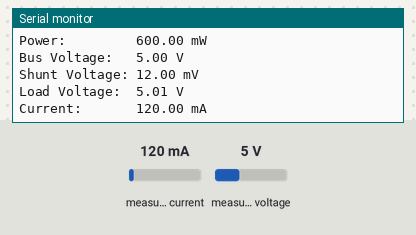
A sketch run on a simulated Arduino Uno, built for the host (arithmetic inside an expression is 32-bit, double 64-bit). On the bench: the last lines printed to the serial monitor. The test bench sets the inputs (shaded band); at power-on: measured current 120 mA, measured voltage 5 V.

Above: at 1.2 s.
1.3 s: measured current set to 40 mA
At 1.3 s:
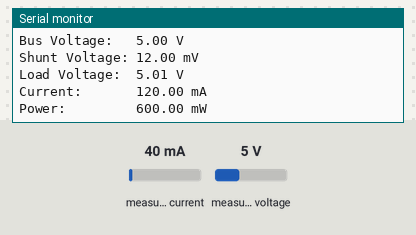
4.4 s: measured voltage set to 0.3 V
At 5.3 s:
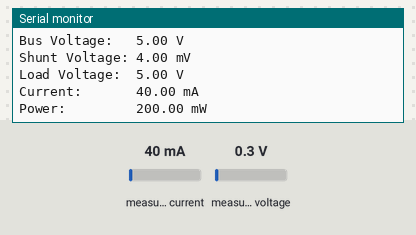
5.9 s: measured current set to 500 mA
At 7.4 s:
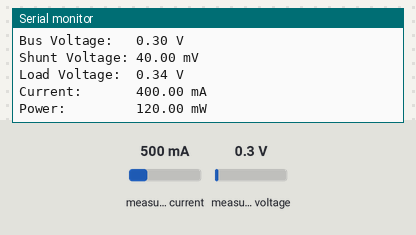
Timing chart, 0 to 8.9 s (numbered marks = the images above; inputs shaded):
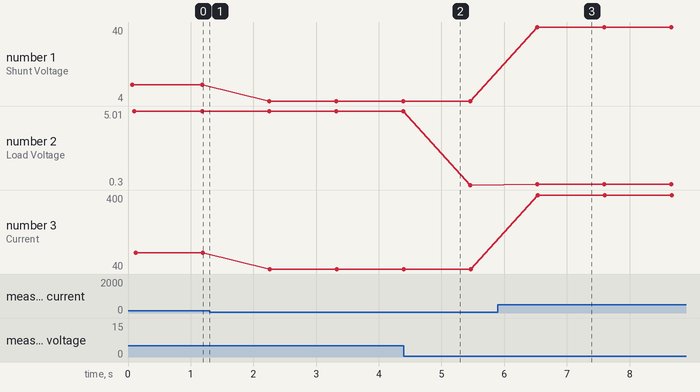

Measured:
- after the input at 5.9 s, the serial monitor: prints a new line after 0.63 s (image 3)
- plotted number 1: 12 → 4 after the input at 1.3 s
- plotted number 2: 5 → 0.3 after the input at 4.4 s, 0.3 → 0.34 after the input at 5.9 s
- plotted number 3: 120 → 40 after the input at 1.3 s, 40 → 400 after the input at 5.9 s

The sketch:

bluetooth.ino
```cpp
#include <SoftwareSerial.h>
#include <Adafruit_INA219.h>

SoftwareSerial EEBlue(10, 11); // RX | TX
Adafruit_INA219 batteryCurrentMonitor;

void setup() {

    Serial.begin(9600);

    EEBlue.begin(9600);
    //Default Baud for comm, it may be different for your Module.
    Serial.println("The bluetooth gates are open.\n Connect to HC-05 from any other bluetooth device with 1234 as pairing key!.");

    // Initialize the INA219 current sensor.
    // By default the initialization will use the largest range (32V, 2A).  However
    // you can call a setCalibration function to change this range (see comments).
    if (!batteryCurrentMonitor.begin()) {
        Serial.println("Failed to find INA219 chip for battery");
    }

    batteryCurrentMonitor.setCalibration_16V_400mA();

}

void loop() {

    float shuntvoltage = 0;
    float busvoltage = 0;
    float current_mA = 0;
    float loadvoltage = 0;
    float power_mW = 0;

    shuntvoltage = batteryCurrentMonitor.getShuntVoltage_mV();
    busvoltage = batteryCurrentMonitor.getBusVoltage_V();
    current_mA = batteryCurrentMonitor.getCurrent_mA();
    power_mW = batteryCurrentMonitor.getPower_mW();
    loadvoltage = busvoltage + (shuntvoltage / 1000);

    Serial.print("Bus Voltage:   "); Serial.print(busvoltage); Serial.println(" V");
    Serial.print("Shunt Voltage: "); Serial.print(shuntvoltage); Serial.println(" mV");
    Serial.print("Load Voltage:  "); Serial.print(loadvoltage); Serial.println(" V");
    Serial.print("Current:       "); Serial.print(current_mA); Serial.println(" mA");
    Serial.print("Power:         "); Serial.print(power_mW); Serial.println(" mW");
    Serial.println("");

    EEBlue.write(current_mA);
    //float tmp = 1000.5;
    //EEBlue.write(tmp);
    //EEBlue.println("Hello!!!!");

    delay(1000);


    /*
    // Feed any data from bluetooth to Terminal.
    if (EEBlue.available()) {
        Serial.write(EEBlue.read());
    }

    // Feed all data from termial to bluetooth
    if (Serial.available()) {
       EEBlue.write(Serial.read());
    }
    */
}
```
